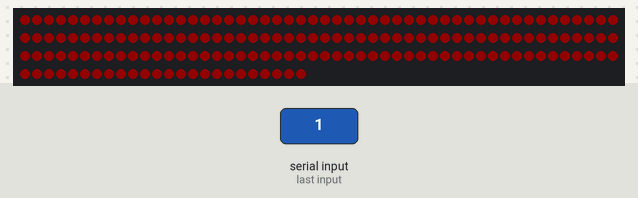
This sketch was run on a simulated Arduino Uno, built with avr-gcc and run on an emulated ATmega328P. Shown: 174 RGB LEDs in strip order, left to right, continuing on the next row. The inputs (shaded band) are chosen by the test bench. Dim RGB values are drawn brighter than linear; random numbers use the default seed unless the sketch sets one.

2.5 s: "1" received over Serial
Above: at 2.8 s.
4.0 s: "0" received over Serial
5.5 s: "2" received over Serial
Timing chart, 0 to 8.5 s (numbered marks = the images above; inputs shaded):
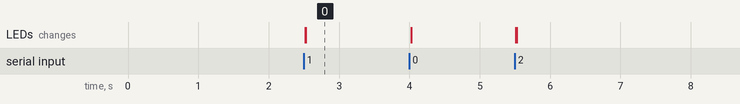

Measured:
- after the input at 2.5 s, the LEDs: first change at once (image 0 shows a later state)

The sketch:

Soundstudio_lightversion2_1_.ino
```cpp
#include<Adafruit_NeoPixel.h>

#define LED_COUNT 174
#define Pin 13

Adafruit_NeoPixel leds = Adafruit_NeoPixel(LED_COUNT, Pin, NEO_GRB + NEO_KHZ800);

int brightness = 0;
int blue = 0;
int red=0;
int green=0;

int inByte = 0;
char buffer[40];
int index = 0;
int value = 0;

void setup() {
  // put your setup code here, to run once:
  Serial.begin(9600);
  leds.begin();
  clearLEDs();
}

void loop() {

  if(Serial.available()){
    value = Serial.read();
  }

  if (value >= 0 && value < 127) {
    brightness = value*2;
  }

  if (value >= 127 && value < 256) {
    blue = (value*2)-256;
    green = random(0,250);
  }

  for (int i = 0; i < LED_COUNT; i++) {
    leds.setPixelColor(i, 50, green, blue);
    leds.setBrightness(brightness);
  }
   leds.show();
  delay(5);
}


void clearLEDs(){
  for (int i = 0; i < LED_COUNT; i++) {
    leds.setPixelColor(i, 10);
    leds.show();
  }
}
```
